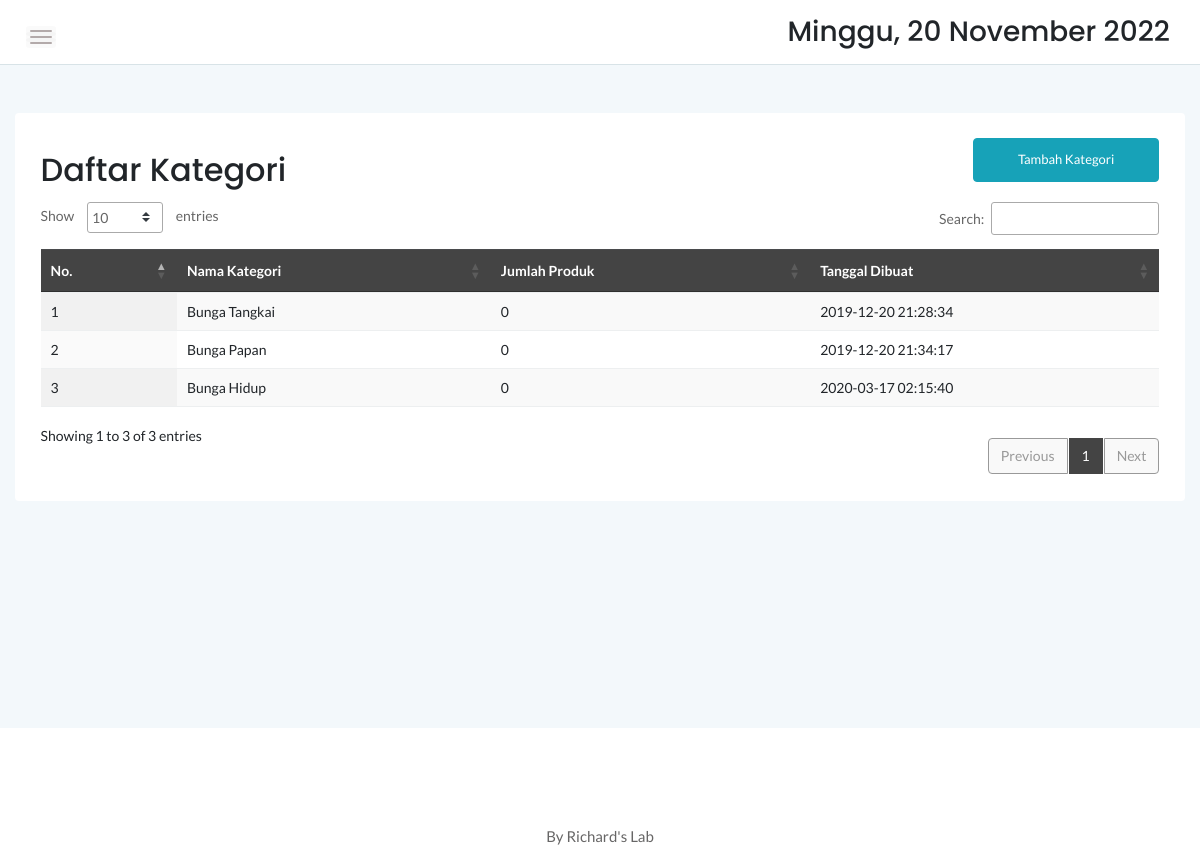
The page /admin/kategori.php on the database its author committed.
### tables this page shows
CREATE TABLE `kategori` (
  `idkategori` int(11) NOT NULL AUTO_INCREMENT,
  `namakategori` varchar(20) NOT NULL,
  `tgldibuat` timestamp NOT NULL DEFAULT current_timestamp(),
  PRIMARY KEY (`idkategori`)
);

### admin/kategori.php (the view, shortened to what this page needs)
<?php
	include '../dbconnect.php';
	?>
<!doctype html>
<html class="no-js" lang="en">
<head>
    <link rel="stylesheet" href="assets/css/bootstrap.min.css">
    <link rel="stylesheet" href="assets/css/font-awesome.min.css">
    <link rel="stylesheet" href="assets/css/themify-icons.css">
    <link rel="stylesheet" href="assets/css/metisMenu.css">
    <link rel="stylesheet" href="assets/css/owl.carousel.min.css">
    <link rel="stylesheet" href="assets/css/slicknav.min.css">
    <link rel="stylesheet" href="https://www.amcharts.com/lib/3/plugins/export/export.css" type="text/css" media="all" />
	<link rel="stylesheet" type="text/css" href="https://cdn.datatables.net/1.10.20/css/jquery.dataTables.min.css">
    <link rel="stylesheet" type="text/css" href="https://cdn.datatables.net/1.10.20/css/jquery.dataTables.css">
    <link rel="stylesheet" type="text/css" href="https://cdn.datatables.net/1.10.20/css/dataTables.bootstrap4.min.css">
    <link rel="stylesheet" type="text/css" href="https://cdn.datatables.net/responsive/2.2.3/css/responsive.bootstrap.min.css">
    <link rel="stylesheet" type="text/css" href="https://cdn.datatables.net/responsive/2.2.3/css/responsive.jqueryui.min.css">
	<link rel="stylesheet" type="text/css" href="https://cdn.datatables.net/buttons/1.5.2/css/buttons.dataTables.min.css">
    <link rel="stylesheet" href="assets/css/typography.css">
    <link rel="stylesheet" href="assets/css/default-css.css">
    <link rel="stylesheet" href="assets/css/styles.css">
    <link rel="stylesheet" href="assets/css/responsive.css">
</head>
<body>
    <div class="page-container">
        <div class="main-content">
            <div class="header-area">
                <div class="row align-items-center">
                    <div class="col-md-6 col-sm-8 clearfix">
                        <div class="nav-btn pull-left">
                            <span></span>
                            <span></span>
                            <span></span>
                        </div>
                    </div>
                    <div class="col-md-6 col-sm-4 clearfix">
                        <ul class="notification-area pull-right">
                            <li><h3><div class="date">
						</b></div></h3>
						</li>
                        </ul>
                    </div>
                </div>
            </div>
            <div class="main-content-inner">
                <div class="row mt-5 mb-5">
                    <div class="col-12">
                        <div class="card">
                            <div class="card-body">
                                <div class="d-sm-flex justify-content-between align-items-center">
									<h2>Daftar Kategori</h2>
									<button style="margin-bottom:20px" data-toggle="modal" data-target="#myModal" class="btn btn-info col-md-2">Tambah Kategori</button>
                                </div>
                                    <div class="data-tables datatable-dark">
										 <table id="dataTable3" class="display" style="width:100%"><thead class="thead-dark">
											<tr>
												<th>No.</th>
												<th>Nama Kategori</th>
												<th>Jumlah Produk</th>
												<th>Tanggal Dibuat</th>
											</tr></thead><tbody>
											<?php
											$brgs=mysqli_query($conn,"SELECT * from kategori order by idkategori ASC");
											$no=1;
											while($p=mysqli_fetch_array($brgs)){
												$id = $p['idkategori'];
												?>
												<tr>
													<td><?php echo $no++ ?></td>
													<td><?php echo $p['namakategori'] ?></td>
													<td><?php
														$result1 = mysqli_query($conn,"SELECT Count(idproduk) AS count FROM produk p, kategori k where p.idkategori=k.idkategori and k.idkategori='$id' order by idproduk ASC");
														$cekrow = mysqli_num_rows($result1);
														$row1 = mysqli_fetch_assoc($result1);
														$count = $row1['count'];
														if($cekrow > 0){
														echo number_format($count);
														} else {
															echo 'No data';
														}
													?></td>
													<td><?php echo $p['tgldibuat'] ?></td>
												</tr>
												<?php
											}
											?>
										</tbody>
										</table>
                                    </div>
								 </div>
                            </div>
                        </div>
                    </div>
                </div>
            </div>
        </div>
        <footer>
            <div class="footer-area">
                <p>By Richard's Lab</p>
            </div>
        </footer>
</body>
</html>

### admin/assets/css/typography.css (style rules this page uses)
body { font-size: 14px; font-family: 'Lato', sans-serif; }
h1, h2, h3, h4, h5, h6 { margin: 0; font-family: 'Poppins', sans-serif; }
p { font-family: 'Lato', sans-serif; font-size: 15px; line-height: 26px; color: #444; margin-bottom: 0; }
ul, ol { margin-bottom: 0px; margin-top: 0px; padding: 0; }
ul { margin: 0; list-style-type: none; }
button { cursor: pointer; outline: none!important; letter-spacing: 0; }

### admin/assets/css/default-css.css (style rules this page uses)
* { margin: 0; padding: 0; box-sizing: border-box; }
*, *:before, *:after { -moz-box-sizing: border-box; -webkit-box-sizing: border-box; box-sizing: border-box; }
html { -webkit-font-smoothing: antialiased; }
body { background: #fff; font-weight: normal; -webkit-font-smoothing: antialiased; -webkit-text-size-adjust: 100%; }
:root { --primary-color: #4336FB; }

### admin/assets/css/styles.css (style rules this page uses)
.page-container { width: 100%; height: 100%; min-height: 100vh; padding-left: 280px; -webkit-transition: padding-left 0.3s ease 0s; transition: padding-left 0.3s ease 0s; }
.card { border: none; border-radius: 4px; background-color: #fff; -webkit-transition: all 0.3s ease 0s; transition: all 0.3s ease 0s; }
.card-body { padding: 25.6px; padding: 1.6rem; }
.main-content { width: 100%; background: #F3F8FB; }
.main-content-inner { padding: 0 30px 50px; }
.header-area { padding: 15px 30px; background: #fff; border-bottom: 1px solid #d8e3e7; }
.nav-btn { margin-right: 30px; margin-top: 10px; cursor: pointer; }
.nav-btn span { display: block; width: 22px; height: 2px; background: #b3aaaa; margin: 4px 0; border-radius: 15px; -webkit-transition: all 0.3s ease 0s; transition: all 0.3s ease 0s; box-shadow: 0 0 0 4px rgba(99, 96, 96, 0.03); }
.notification-area { -webkit-user-select: none; -moz-user-select: none; -ms-user-select: none; user-select: none; position: relative; z-index: 1; }
.notification-area li { display: inline-block; margin-left: 20px; cursor: pointer; -webkit-user-select: none; -moz-user-select: none; -ms-user-select: none; user-select: none; }
.footer-area { text-align: center; padding: 23px 0 19px; background: #fff; }
.footer-area p { color: #676666; margin-bottom: 0; }
.btn { padding: 11px 17px; font-size: 13px; letter-spacing: 0; }
table tr th { border-bottom: none; }
table tr th, table tr td { border-top: 1px solid rgba(120, 130, 140, 0.13) !important; }
table.dataTable.no-footer { border-bottom: 1px solid rgba(120, 130, 140, 0.13) !important; }
table.dataTable thead th, table.dataTable thead td { border-bottom-color: transparent; }
.datatable-dark thead { background: #444; color: #fff; }

### admin/assets/css/responsive.css (style rules this page uses)
@media (min-width: 1200px) and (max-width: 1364px) { .main-content-inner { padding: 0 15px 50px; } }
@media (min-width: 1200px) and (max-width: 1364px) { .page-container, .sbar_collapsed.page-container { padding-left: 0; } }

### rows shown on the page
kategori: namakategori "Bunga Tangkai", count "0", tgldibuat "2019-12-20 21:28:34"
kategori: namakategori "Bunga Papan", count "0", tgldibuat "2019-12-20 21:34:17"
kategori: namakategori "Bunga Hidup", count "0", tgldibuat "2020-03-17 02:15:40"
